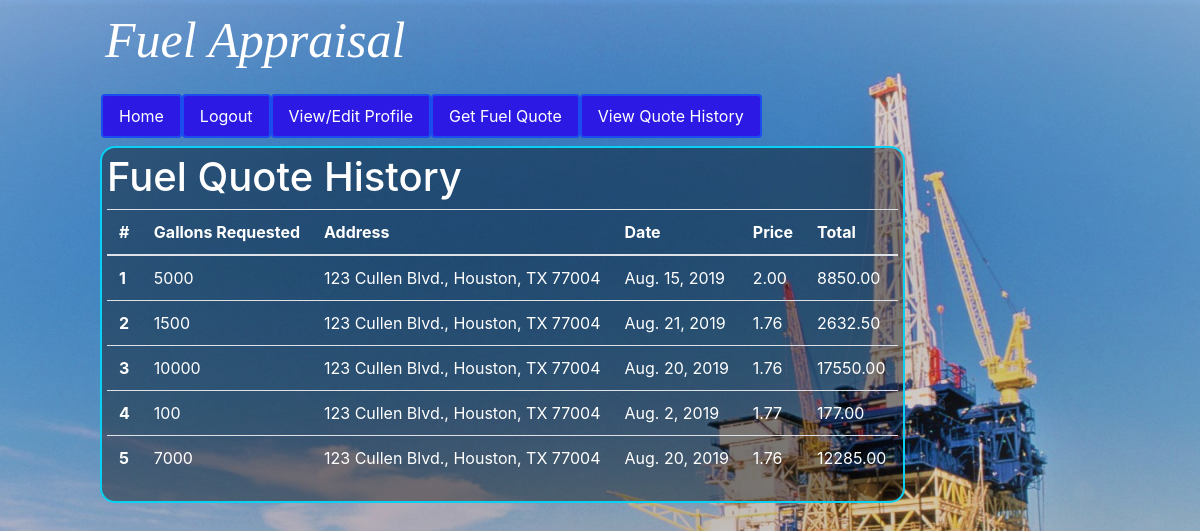
Page /quotes/history/ (signed in) on the committed database.
### fuelest/models.py (models this page shows)
class Quote(models.Model):
    id = models.AutoField(primary_key=True)
    user = models.ForeignKey(
        settings.AUTH_USER_MODEL,
        on_delete=models.CASCADE,
    )
    gallons = models.IntegerField()
    address = models.ForeignKey(Address, on_delete=models.CASCADE)
    date = models.DateField()
    price = models.DecimalField(decimal_places=2, max_digits=5)
    total = models.DecimalField(decimal_places=2, max_digits=20)

class Address(models.Model):
    id = models.AutoField(primary_key=True)
    address1 = models.CharField(max_length=100)
    address2 = models.CharField(max_length=100, blank=True)
    city = models.CharField(max_length=100)
    state = models.CharField(max_length=2, choices=STATES)
    zip = models.PositiveIntegerField()
    def __str__(self):
        if not self.address2:
            return self.address1 + ", " + self.city + ", " + self.state + " " + str(self.zip)
        else:
            return self.address1 + ", " + self.address2 + ", " + self.city + ", " + self.state + " " + str(self.zip)

### fuelest/views.py (the view)
# urls.py: path('quotes/history/', QuoteListView.as_view(), name="quotehist"),
class QuoteListView(ListView):
    template_name = "fuelest/quotehist.html"
    paginate_by = 20
    model = Quote
    def get_queryset(self):
        return Quote.objects.filter(
            user=User.objects.get(username=self.request.user.username),
        )
    def get_context_data(self, **kwargs):
        context = super().get_context_data(**kwargs)
        userprof = UserInfo.objects.filter(
            username=User.objects.get(username=self.request.user.username))
        profile_made = (len(userprof) != 0)
        context['profile_made'] = profile_made
        addr = Address.objects.get(id=UserInfo.objects.get(
            username=User.objects.get(username=self.request.user.username)).address.id)
        context['addr'] = addr
        return context

### fuelest/templates/fuelest/quotehist.html
{% extends "fuelest/base.html" %}
{% block content %}
<h1 style="color: white;"> Fuel Quote History</h1>
<table class="table" style="color: white;">
  <thead>
    <tr>
      <th scope="col" style="color: white;">#</th>
      <th scope="col" style="color: white;">Gallons Requested</th>
      <th scope="col" style="color: white;">Address</th>
      <th scope="col" style="color: white;">Date</th>
      <th scope="col" style="color: white;">Price</th>
      <th scope="col" style="color: white;">Total</th>
    </tr>
  </thead>
  <tbody>
    {% for quote in object_list %}
    <tr>
      <th scope="row">{{forloop.counter}}</th>
      <td style="color: white;">{{ quote.gallons }}</td>
      <td style="color: white;">{{ addr }}</td>
      <td style="color: white;">{{ quote.date }}</td>
      <td style="color: white;">{{ quote.price }}</td>
      <td style="color: white;">{{ quote.total }}</td>
    </tr>
    {% empty %}
    <tr>
      <td></td>
      <th scope="row" style="color: white;">No availabe quotes!</th>
    </tr>
    {% endfor %}
  </tbody>
</table>
{% endblock %}

### fuelest/templates/fuelest/base.html (shortened to what this page needs)
<html>
<head>
  {% load static %}
  {% load tags %}
  <link rel="stylesheet" type="text/css" href="{% static 'fuelest/main.css' %}">
  <link rel="stylesheet" href="https://stackpath.bootstrapcdn.com/bootstrap/4.1.3/css/bootstrap.min.css">
</head>
<body>
  <h1 class="title">
    <p
      style="font-family:georgia,garamond,serif;font-size:50px;font-style:italic;color: white;padding-left: 75px;padding-top: 10px;">
      Fuel Appraisal
    </p>
  </h1>
  <nav class="navbar navbar-inverse">
    <div class="container-fluid">
      <div class="navbar-header">
        <ul class="nav nav-pills" style="padding-left: 70px">
          <li class="nav-item"><a class="nav-link" href="/index">Home</a></li>
          <li class="nav-item"><a class="nav-link" href="/ ">Logout</a></li>
          {% if profile_made %}
          <li class="nav-item"><a class="nav-link" href="/profile">View/Edit Profile</a></li>
          <li class="nav-item"><a class="nav-link" href="/quotes/generate">Get Fuel Quote</a></li>
          <li class="nav-item"><a class="nav-link" href="/quotes/history">View Quote History</a></li>
          {% else %}
          <li class="nav-item"><a class="nav-link" href="/profile/edit">Create Your Profile!</a></li>
          {% endif %}
        </ul>
      </div>
    </div>
  </nav>
  <span class="content">
    {% block content %}
    {% endblock %}
  </span>
</body>
</html>

### fuelest/static/fuelest/main.css (style rules this page uses)
.nav-pills a { background-color: #2d19e4; border-left:2px solid #1b4cee; border-right: 2px solid #1b4cee; border-top: 2px solid #1b4cee; border-bottom: 2px solid #1b4cee; color: white; }
.content { background-color: #00000063; margin-left: 100px; margin-right: 30px; padding: 5px; min-width: 400px; border: 2px solid rgb(10, 208, 243); border-radius: 15px; display: inline-block; }
body { background-image: url('Drilling_Rig.jpg'); background-size: cover; background-repeat: no-repeat; background-position: center center; height: 100%; overflow: hidden; }
.title { margin-left: 30px; }

### rows in the picture
Quote: gallons "5000", date "Aug. 15, 2019", price "2.00", total "8850.00"
Address: address2+address1+city "123 Cullen Blvd., Houston, TX 77004"
Quote: gallons "1500", date "Aug. 21, 2019", price "1.76", total "2632.50"
Quote: gallons "10000", date "Aug. 20, 2019", price "1.76", total "17550.00"
Quote: gallons "100", date "Aug. 2, 2019", price "1.77", total "177.00"
Quote: gallons "7000", date "Aug. 20, 2019", price "1.76", total "12285.00"
